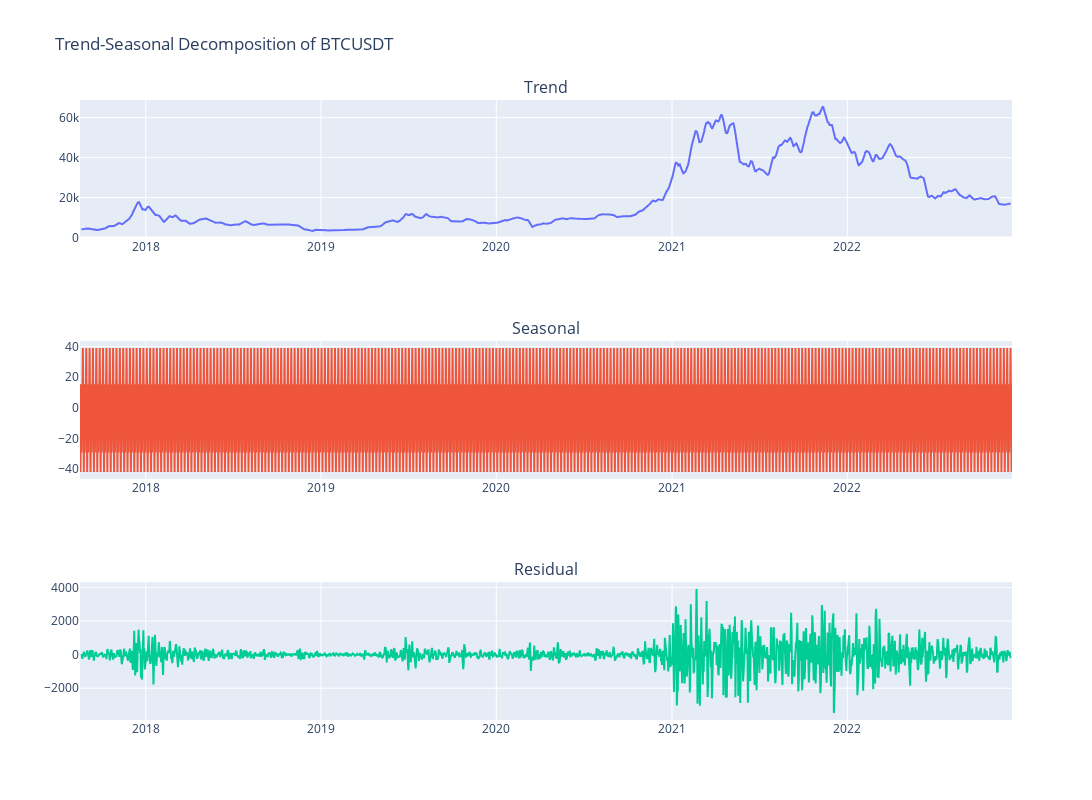

Here is the notebook cell this chart was saved with:
### Code cell
# daily DECOMPOSITION

cols = ["Trend", "Seasonal", "Residual"]

fig = make_subplots(rows=3, cols=1, subplot_titles=cols)

for i, col in enumerate(cols):
    fig.add_trace(
        go.Scatter(x=btc_daily.index, y=btc_daily[col]),
        row=i+1,
        col=1
    )

fig.update_layout(
    height=800, 
    width=1200, 
    showlegend=False,
    title='Trend-Seasonal Decomposition of BTCUSDT')
fig.show()

### Figure 1 — Plotly figure (JSON) as saved in the notebook; plotly's stock layout.template omitted (floating-point values rounded to 4 significant figures; data arrays with more than 128 entries replaced by an {"elided": "..."} marker saying what was removed)
{"data": [{"type": "scatter", "x": {"elided": "1942 str values"}, "xaxis": "x", "y": {"elided": "1942 float values"}, "yaxis": "y"}, {"type": "scatter", "x": {"elided": "1942 str values"}, "xaxis": "x2", "y": {"elided": "1942 float values"}, "yaxis": "y2"}, {"type": "scatter", "x": {"elided": "1942 str values"}, "xaxis": "x3", "y": {"elided": "1942 float values"}, "yaxis": "y3"}], "layout": {"annotations": [{"font": {"size": 16}, "showarrow": false, "text": "Trend", "x": 0.5, "xanchor": "center", "xref": "paper", "y": 1, "yanchor": "bottom", "yref": "paper"}, {"font": {"size": 16}, "showarrow": false, "text": "Seasonal", "x": 0.5, "xanchor": "center", "xref": "paper", "y": 0.6111, "yanchor": "bottom", "yref": "paper"}, {"font": {"size": 16}, "showarrow": false, "text": "Residual", "x": 0.5, "xanchor": "center", "xref": "paper", "y": 0.2222, "yanchor": "bottom", "yref": "paper"}], "height": 800, "showlegend": false, "title": {"text": "Trend-Seasonal Decomposition of BTCUSDT"}, "width": 1200, "xaxis": {"anchor": "y", "domain": [0, 1]}, "xaxis2": {"anchor": "y2", "domain": [0, 1]}, "xaxis3": {"anchor": "y3", "domain": [0, 1]}, "yaxis": {"anchor": "x", "domain": [0.7778, 1]}, "yaxis2": {"anchor": "x2", "domain": [0.3889, 0.6111]}, "yaxis3": {"anchor": "x3", "domain": [0, 0.2222]}}}
